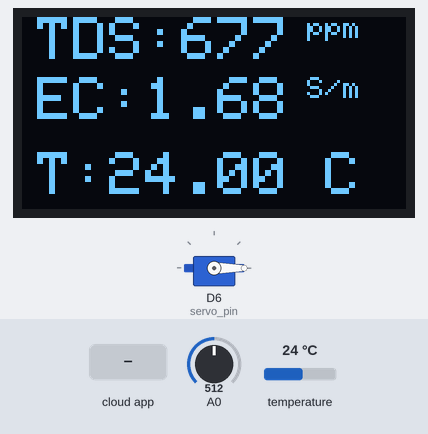
A sketch run on a simulated ESP8266 (NodeMCU). On the bench: 128×64 one-colour display, servo. Inputs (shaded band) come from the test bench; at power-on: temperature 24 °C, A0 = 512. WiFi joins after 1.5 s; servers stay silent unless stated; the Firebase database answers and starts empty; what the sketch prints to the serial monitor is not drawn.

Above: at 3.9 s.
4.0 s: temperature set to 12 °C
At 6.4 s:
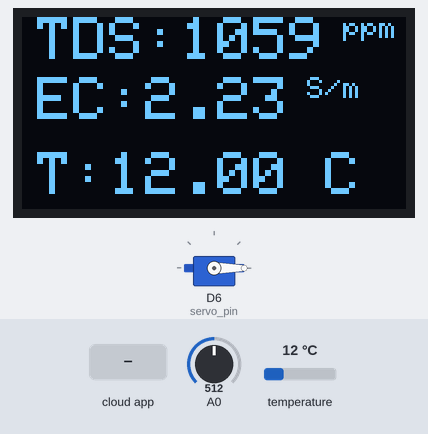
6.7 s: the phone or cloud app sets status to 1
At 8.0 s:
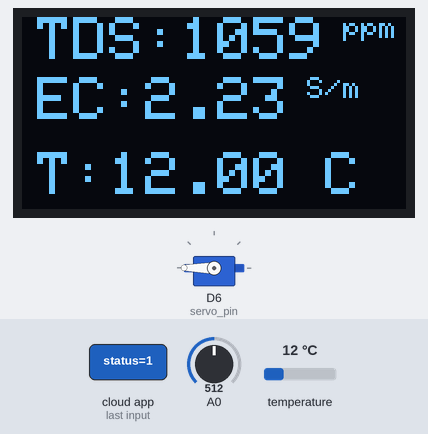
9.2 s: A0 set to 716
At 12.1 s:
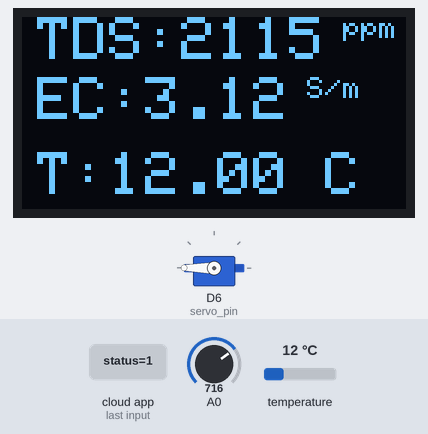
12.4 s: temperature set to 19 °C
At 13.3 s:
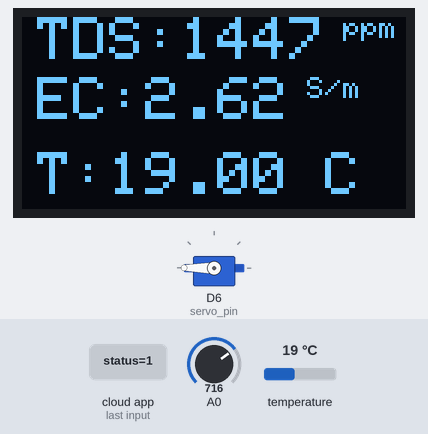
14.2 s: A0 set to 900
At 15.6 s:
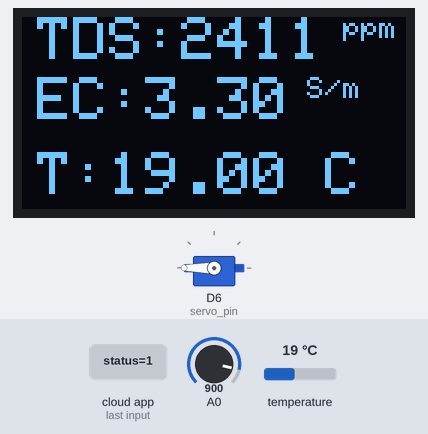
16.1 s: temperature set to 28 °C
At 17.9 s:
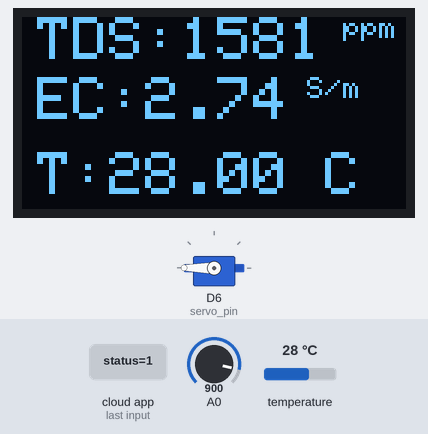
Timing chart, 0 to 19.0 s (numbered marks = the images above; inputs shaded):
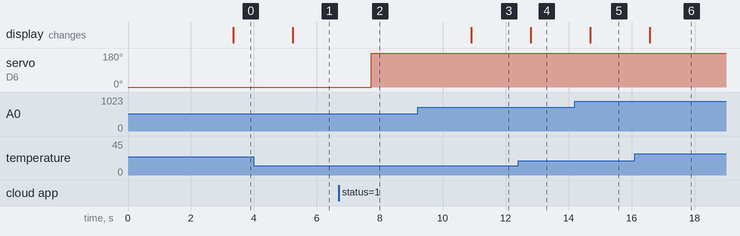

The sketch:

monitoring2.ino
```cpp
#include <OneWire.h>
#include <DallasTemperature.h>
#include <Adafruit_GFX.h>
#include <Adafruit_SSD1306.h>
#include <Servo.h>
#include <Firebase_ESP_Client.h>
#include <ESP8266WiFi.h>
#include "addons/TokenHelper.h"
#include "addons/RTDBHelper.h"

#define SCREEN_WIDTH 128
#define SCREEN_HEIGHT 64
#define OLED_RESET    -1
Adafruit_SSD1306 display(SCREEN_WIDTH, SCREEN_HEIGHT, &Wire, OLED_RESET);

#define API_KEY "AIzaSyC9kIkLAGkB0xIS31vXQ8mtqMXED9TnSQc"
#define DATABASE_URL "https://monitoring-2f6fc-default-rtdb.asia-southeast1.firebasedatabase.app"

const char* ssid = "POCOF5";
const char* password = "okela234";

namespace pin {
  const byte tds_sensor = A0;
  const byte one_wire_bus = D5;
  const byte servo_pin = D6;
}

namespace device {
  float aref = 3.3;
}

namespace sensor {
  float ec = 0;
  unsigned int tds = 0;
  float waterTemp = 0;
  float ecCalibration = 1;
}

OneWire oneWire(pin::one_wire_bus);
DallasTemperature dallasTemperature(&oneWire);
Servo servo;

FirebaseData fbdo;
FirebaseAuth auth;
FirebaseConfig config;
unsigned long sendDataPrevMillis = 0;
bool signupOK = false;

unsigned long previousMillis = 0;
const long interval = 1000;

void baca_Tds();
void uploadToFirebase();
void controlServoFromFirebase();
void uploadServoStatusToFirebase(bool status);

void setup() {
  Serial.begin(115200);
  display.begin(SSD1306_SWITCHCAPVCC, 0x3C);
  display.clearDisplay();
  display.setTextColor(WHITE);
  delay(1000);

  WiFi.begin(ssid, password);
  Serial.print("Connecting to Wi-Fi");
  while (WiFi.status() != WL_CONNECTED) {
    Serial.print(".");
    delay(500);
  }
  Serial.println("\nConnected to Wi-Fi, IP Address: " + WiFi.localIP().toString());

  config.api_key = API_KEY;
  config.database_url = DATABASE_URL;

  if (Firebase.signUp(&config, &auth, "", "")) {
    Serial.println("Firebase sign up successful");
    signupOK = true;
  } else {
    Serial.printf("Firebase sign up failed: %s\n", config.signer.signupError.message.c_str());
  }

  config.token_status_callback = tokenStatusCallback;
  Firebase.begin(&config, &auth);
  Firebase.reconnectWiFi(true);

  dallasTemperature.begin();
  servo.attach(pin::servo_pin);
  servo.write(0);
}

void loop() {
  if (Firebase.ready() && signupOK && (millis() - sendDataPrevMillis > 1000 || sendDataPrevMillis == 0)) {
    sendDataPrevMillis = millis();
    baca_Tds();
    uploadToFirebase();
  }

  controlServoFromFirebase();
}

void baca_Tds() {
  dallasTemperature.requestTemperatures();
  sensor::waterTemp = dallasTemperature.getTempCByIndex(0);
  float rawEC = analogRead(pin::tds_sensor) * device::aref / 1024.0;
  float temperatureCoefficient = 1.0 + 0.02 * (sensor::waterTemp - 25.0);

  sensor::ec = (rawEC / temperatureCoefficient) * sensor::ecCalibration;
  sensor::tds = (133.42 * pow(sensor::ec, 3) - 255.86 * sensor::ec * sensor::ec + 857.39 * sensor::ec) * 0.5;


  // Print to serial monitor
  Serial.print(F("TDS:")); Serial.println(sensor::tds);
  Serial.print(F("EC:")); Serial.println(sensor::ec, 2);
  Serial.print(F("Temperature:"));
  Serial.println(sensor::waterTemp, 2);

  display.clearDisplay();
  display.setCursor(5, 0);
  display.setTextSize(2);
  display.print("TDS:" + String(sensor::tds));
  display.setTextSize(1);
  display.print(" ppm");

  display.setCursor(5, 20);
  display.setTextSize(2);
  display.print("EC:" + String(sensor::ec, 2));
  display.setTextSize(1);
  display.print(" S/m");

  display.setCursor(5, 45);
  display.setTextSize(2);
  display.print("T:" + String(sensor::waterTemp, 2) + " C");
  display.display();
}

void uploadToFirebase() {
  if (Firebase.RTDB.setInt(&fbdo, "sensorData/TDS", sensor::tds)) {
    Serial.println("TDS data sent to Firebase");
  } else {
    Serial.println("Failed to send TDS data: " + fbdo.errorReason());
  }

  if (Firebase.RTDB.setFloat(&fbdo, "sensorData/EC", sensor::ec)) {
    Serial.println("EC data sent to Firebase");
  } else {
    Serial.println("Failed to send EC data: " + fbdo.errorReason());
  }

  if (Firebase.RTDB.setFloat(&fbdo, "sensorData/Temperature", sensor::waterTemp)) {
    Serial.println("Temperature data sent to Firebase");
  } else {
    Serial.println("Failed to send Temperature data: " + fbdo.errorReason());
  }
}

void controlServoFromFirebase() {
  if (Firebase.RTDB.getBool(&fbdo, "servoControl/status")) {
    bool status = fbdo.boolData();
    Serial.println("Current servo status: " + String(status));

    if (status) {
      servo.write(180);
      delay(500);
      Serial.println("Servo ON");
    } else {
      servo.write(0);
      delay(500);
      Serial.println("Servo OFF");
    }
  } else {
    Serial.println("Failed to get servo status: " + fbdo.errorReason());
  }
}

void uploadServoStatusToFirebase(bool status) {
  if (Firebase.RTDB.setBool(&fbdo, "servoControl/status", status)) {
    Serial.println("Servo status (" + String(status) + ") sent to Firebase");
  } else {
    Serial.println("Failed to send servo status: " + fbdo.errorReason());
  }
}
```

Measured:
- after the input at 4.0 s, the display: changes after 1.2 s (image 1)
- after the input at 6.7 s, servo on D6 (servo_pin): 0° → 180° after 1.0 s
- after the input at 9.2 s, the display: changes after 1.7 s (image 3)
- after the input at 12.4 s, the display: changes after 0.39 s (image 4)
- after the input at 14.2 s, the display: changes after 0.49 s (image 5)
- after the input at 16.1 s, the display: changes after 0.48 s (image 6)
